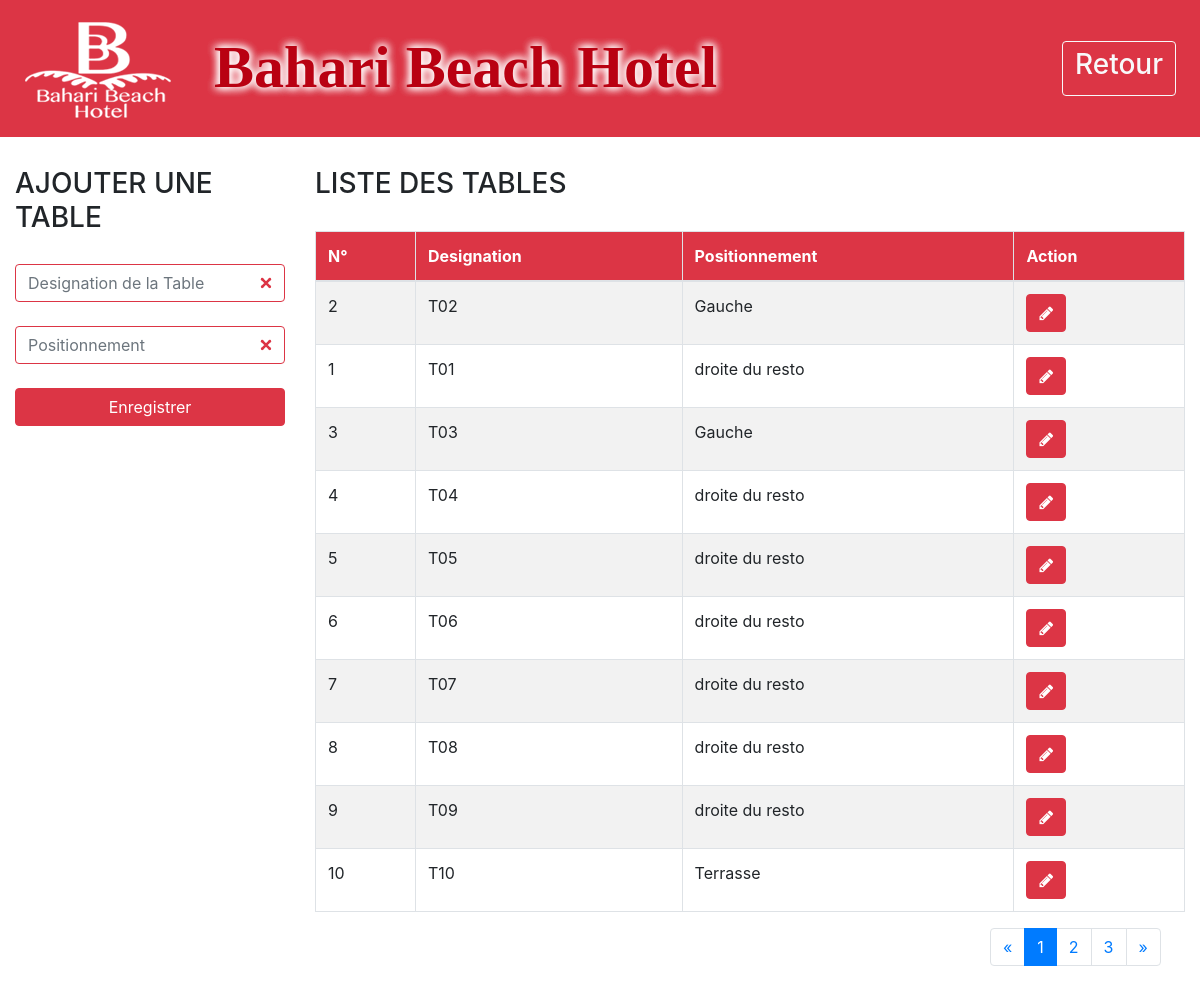
The app's page /php/pages/table.php (signed in) with its own data.
### tables this page shows
CREATE TABLE IF NOT EXISTS `tablepv` (
  `idTable` int(11) NOT NULL AUTO_INCREMENT,
  `designTable` varchar(10) DEFAULT NULL,
  `zone` varchar(50) NOT NULL,
  PRIMARY KEY (`idTable`)
);

### php/pages/table.php (the view, shortened to what this page needs)
<?php
	require_once('bd_cnx.php');
?>
<!DOCTYPE html>
<html>
<head>
	<link rel="stylesheet" type="text/css" href="bootstrap/font-awesome-4.3.0/css/font-awesome.min.css">
	<link rel="stylesheet" type="text/css" href="bootstrap/css/bootstrap.min.css">
	<link rel="stylesheet" type="text/css" href="bootstrap/css/style.css">
</head>
<body>
	<nav class="navbar navbar-expand-lg navbar-dark bg-danger">
		<a class="navbar-brand" href="#"><img src="fichiers/photos/bbh_logos.png" class="bbh">
		</a>
		<div class="collapse navbar-collapse" id="navbarSupportedContent">
			<marquee behavior="alternate" >
                        <h1 id="h1_bbh_title" style="font-size: 60px; font-family: century gothic; font-weight: bold; margin-top: 2px; margin-left: 10px; color: #b90112; padding-top: 3px;text-shadow: 8px 8px 2px white; text-shadow: 0 0 10px white, 0 0 10px white,0 0 10px white;">Bahari Beach Hotel</h1></marquee>
			<ul class="navbar-nav ml-auto">
				<li class="nav-item active">
					<a class="nav-link" href="../admin.php"><button type="button" class="btn btn-outline-light connexion"><h3>Retour</h3></button><span class="sr-only">(current)</span></a>
				</li>
			</ul>
		</div>
	</nav>
	<div class="container-fluid spacer">
		<div class="row">
			<div class="col-md-3">
		          <h3 class="title">AJOUTER UNE TABLE</span></h3>
		           <form action="" method="POST" class="spacer was-validated">
		           		<input type="text" name="designation" class="form-control" placeholder="Designation de la Table" required="" autocomplete="off"><br>
		           		<input type="text" name="zone" class="form-control" placeholder="Positionnement" required="" autocomplete="off"><br>
						<button type="submit" class="btn btn-danger btn-block" name="save">Enregistrer</button>
		           </form>
		    </div>
	      <div class="col-md-9">
	          <h3 class="title">LISTE DES TABLES</span></h3>
	          <div class="row spacer">
	          	 <div class="col-12">
	 				<table id="tab" class="display table table-bordered table-striped table">
		          	<thead>
		          		<tr style="font-weight:bold" class="btn-danger">
		          			<th>N°</th>
                            <th>Designation</th>
                            <th>Positionnement</th>
                            <th>Action</th>
		          		</tr>
		          	</thead>
		          	<tbody>
		          		<?php
		          			$limit=10;
							$page = isset($_GET['page'])?$_GET['page']:1;
							$start = ($page-1)*$limit;
							$req = $bd->query("SELECT * FROM tablepv ORDER BY designTable LIMIT $start,$limit");
							$res = $bd->query("SELECT COUNT(*) as total FROM tablePv");
							$don1 = $res->fetch();
							$total = $don1['total'];
							$nbrePage=ceil($total/$limit);
							if ($page==1) {
								$prec = $page;
							}else {
								$prec = $page-1;
							}
							if ($page==$nbrePage) {
								$suiv =$nbrePage;
							}
							else{
								$suiv = $page+1;
							}
		          			while($don=$req->fetch()):
		          				?>
		          		<tr>
                                <td><?php echo $don['idTable'] ?></td>
                                <td><?php echo $don['designTable'] ?></td>
                                <td><?php echo $don['zone'] ?></td>
								<td>
									<button type="button" class="btn btn-danger editBtn"><span class="fa fa-pencil"></span>
									</button>
								</td>
						</tr>
		          		<?php endwhile;?>
		          	</tbody>
		          </table>
	          	 </div>
	          </div>
	          <div class="row">
	          	 <div class="col-3 offset-9">
	          	 	<nav aria-label="Page navigation example">
	          			<ul class="pagination pg-blue">
			    		<li class="page-item">
			    			<a  class="page-link" aria-label="Previous" href="table.php?page=<?php echo $prec;?>">
			    				<span aria-hidden="true">&laquo;</span>
			    			</a>
			    		</li>
			    		<?php
			    			for($i=1;$i<=$nbrePage;$i++) {
			    		?>
			    		<li class="page-item <?php echo(($page==$i)?'active':'')?>"><a  class="page-link" href="table.php?page=<?php echo $i;?>"><?php echo $i;?></a></li>
			    		<?php
			    		}?>
			    		<li class="page-item">
			    			<a  class="page-link" aria-label="Next" href="table.php?page=<?php echo $suiv;?>">
			    				<span aria-hidden="true">&raquo;</span>
			    			</a>
			    		</li>
			    	</ul>
	          		</nav>
	          	 </div>
	          </div>
	    </div>
			</div>
		</div>
</body>
</html>

### php/pages/table.php (style rules this page uses)
.spacer { margin-top:30px; }
.bbh { width:100%; height:100%; }
#h1_bbh_title { font-family: century gothic; font-size:3em; font-weight: bold; margin-top: 2px; margin-left: 10px; color: white; padding-top: 3px; }

### records on screen
tablepv: idTable "2", designTable "T02", zone "Gauche"
tablepv: idTable "1", designTable "T01", zone "droite du resto"
tablepv: idTable "3", designTable "T03", zone "Gauche"
tablepv: idTable "4", designTable "T04", zone "droite du resto"
tablepv: idTable "5", designTable "T05", zone "droite du resto"
tablepv: idTable "6", designTable "T06", zone "droite du resto"
tablepv: idTable "7", designTable "T07", zone "droite du resto"
tablepv: idTable "8", designTable "T08", zone "droite du resto"
tablepv: idTable "9", designTable "T09", zone "droite du resto"
tablepv: idTable "10", designTable "T10", zone "Terrasse"
